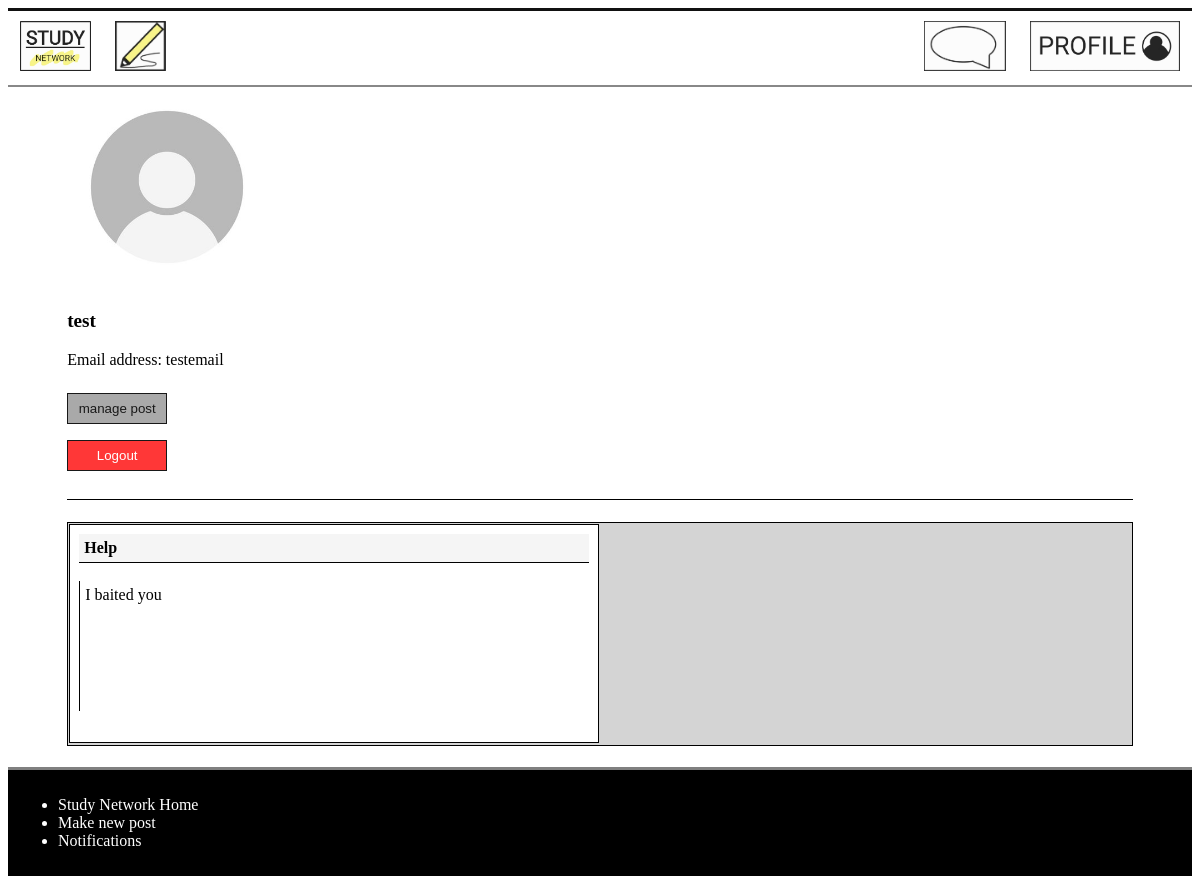
Page /profile/10 (signed in) on the earlier database version.
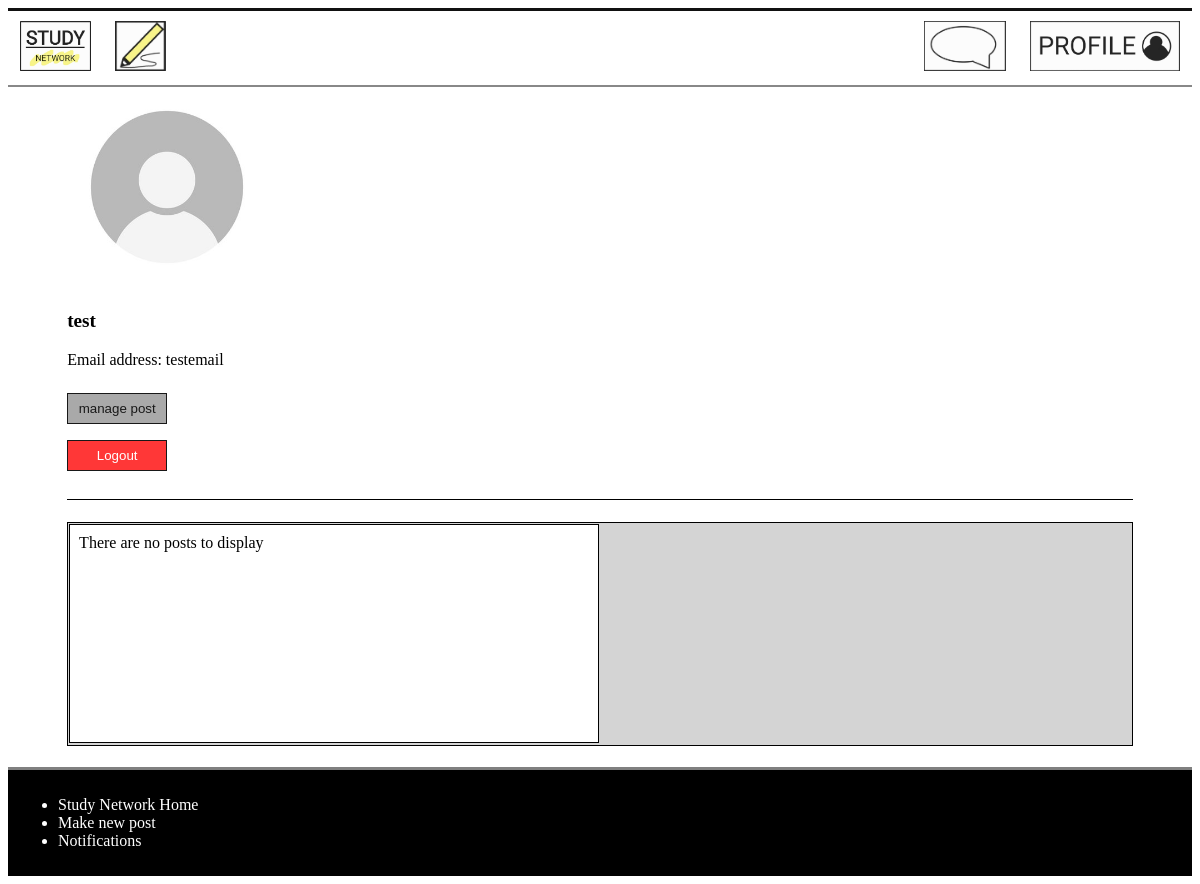
Same page on the later database version.
### models.py (models this page shows)
class User(db.Model):
    __tablename__ = 'User'
    id = db.Column(db.Integer, primary_key=True)
    username = db.Column(db.Text)
    email = db.Column(db.Text)
    password = db.Column(db.Text)
    user_post = db.relationship('Post', back_populates='post_user')
    notifications_user = db.relationship('Notification', back_populates='users_notification')
    users = db.relationship('Comment', back_populates='post')

class Post(db.Model):
    __tablename__ = 'Post'
    id = db.Column(db.Integer, primary_key=True)
    title = db.Column(db.Text)
    discussion = db.Column(db.Text)
    date = db.Column(db.Integer)
    comments = db.Column(db.Integer)
    user_id = db.Column(db.Integer, db.ForeignKey('User.id'))
    post_user = db.relationship('User', back_populates='user_post')
    replies_post = db.relationship('Reply', secondary=PostReply, back_populates='posts_reply')
    categories_post = db.relationship('Category', secondary=PostCategory, back_populates='posts_category')
    notifications_post = db.relationship('Notification', back_populates='posts_notification')
    posts = db.relationship('Comment', back_populates='user')

### main.py (the view)
@app.route('/profile/<int:id>')
def profile(id):
    user_info = models.User.query.filter_by(id = id).first_or_404()
    post_info = models.Post.query.filter_by(user_id = id).order_by(desc(models.Post.id)).all()
    if g.logged_in_user:
        logged_in_user_info = models.User.query.filter_by(id = session["logged_in_user"]).first_or_404()
        return render_template('profile.html', user=user_info, post=post_info, loginuser=logged_in_user_info)
    else:
        return render_template('profile.html', user=user_info, post=post_info)

### main.py (called while the page is built)
@app.context_processor
def notification_processor():
    if  g.logged_in_user:
        num_notification = models.Notification.query.filter_by(user_id = session["logged_in_user"]).all()
        if len(num_notification) > 99:
            return dict(num_notification = "99..") #When the number of notification is too big, it just shows 99+.
        else:
            return dict(num_notification = len(num_notification))
    else:
        return dict(num_notification = "No one is logged in")

@app.before_request
def before_request():
    g.logged_in_user = None
    if 'logged_in_user' in session:
        g.logged_in_user = session['logged_in_user']

### templates/profile.html (shortened to what this page needs)
{% extends 'layout.html' %}
{% block content %}
<main>
<div class="personal_info">
<img src="/static/logo/sampleProfile.jpg" alt="profile pic" width="200px" height="200px">
<p class="username"><strong>{{ user.username }}</strong></p>
{% if g.logged_in_user == user.id %}
    <p>Email address: {{ user.email }}</p>
    <div class="manage_profile">
        <button onclick="manageProfile()">manage post</button>
    </div>
    <div class="logout">
        <button onclick="window.location = 'http://127.0.0.1:5000/logout'" type="submit">Logout</button>
    </div>
{% endif %}
</div>
<div class="profile" id="pro">
{% if post %}
    {% for each_post in post %}
        {% if g.logged_in_user %}
            <p><a href="/delete_post/{{each_post.id}}"><img id=manageProfile src="/static/logo/red X.jpg" alt="click to delete"></a>
                <a class="title" href="/comment/{{each_post.id}}"><strong>{{each_post.title}}</strong></a><br>
            <a class="discussion" href="/comment/{{each_post.id}}">{{each_post.discussion}}</a></p>
        {% else %}
            <p><a class="title" href="/signin"><strong>{{each_post.title}}</strong></a><br>
            <a class="discussion" href="/signin">{{each_post.discussion}}</a></p>
        {% endif %}
    {% endfor %}
</div>
{% else %}
    <p>There are no posts to display</p>
{% endif %}
</main>
{% endblock %}

### templates/layout.html (shortened to what this page needs)
<!DOCTYPE html>
<html lang="en">
    <head>
        <link rel="stylesheet" href="/static/css/style.css">
    </head>
    <body>
        {% include 'nav.html' %}
        {% block content %}{% endblock %}
        {% include 'footer.html' %}
    </body>
</html>

### templates/nav.html
<nav>
<ul>
    <div class="size_adjust_div">
    <li><a href="/"><img src="/static/logo/Study_network - Copy.jpg" alt="Study Network Home"></a></li>
    {% if g.logged_in_user %}
        <li style = "float:right"><a class="logged_in" href="/profile/{{g.logged_in_user}}"><img src="/static//logo/KakaoTalk_20210802_114208981.jpg" alt="profile"></a></li>
        <li><a href="/post"><img src="/static/logo/KakaoTalk_20210729_123828148_01.jpg" alt="Post"></a></li>
        {% if num_notification != 0 %}
            <li style = "float:right" class="notification"><a href="/notification"><span><img src="/static/logo/notification.jpg" alt="notification"></span><span class="badge"> {{num_notification}} </span></a></li>
        {% else %}
            <li style = "float:right" class="notification"><a href="/notification"><span><img src="/static/logo/notification.jpg" alt="notification"></a></li>
        {% endif %}
    {% else %}
        <li style = "float:right"></listyle><a class="logged_in" href="/signin"><img src="/static/logo/KakaoTalk_20210802_113545184.jpg" alt="sign in"></a></li>
    {% endif %}
    </div>
</ul>
</nav>

### templates/footer.html
<footer>
    <ul>
        <div class="size_adjust_div">
        <li><a href="/">Study Network Home</a></li>
        <li><a href="/post">Make new post</a></li>
        <li><a href="/notification">Notifications</a></li>
        </div>
    </ul>
</footer>

### static/css/style.css (style rules this page uses)
a { text-decoration: none; color: #111; }
body main { display: block; max-width: 90%; margin-left: 5%; }
nav ul { list-style-type: none; margin: 0; padding: 0; overflow: hidden; background-color: white; border-bottom: 2px solid #888; border-top: 3px solid #111; width: 100%; }
nav li:not(.logged_in) { float: left; }
nav li a { display: block; color: black; text-align: center; padding: 10px 12px; text-decoration: none; }
nav li a img { width: 100%; height: 50px; }
nav .notification { position: relative; }
footer { list-style-type: none; margin: 0; padding: 10px; overflow: hidden; background-color: black; border-top: 3px solid grey; }
footer ul li { color: white; }
footer ul li a { color: white; }
.profile { display: grid; grid-template-columns: 100%; overflow:auto; grid-row: black; border: 1px solid black; background-color: rgb(212, 212, 212); margin: 2% 0; }
.profile p { height: 200px; padding: 1.6666666666%; border: 1px solid black; overflow:scroll; margin: 0.2%; background-color: white; }
.personal_info { border-bottom: 1px solid black; padding-bottom: 20px; }
.username { font-size: larger; }
.logout button { color: white; background-color: rgb(255, 34, 34); width: 100px; height: auto; border: 1px solid black; cursor: pointer; padding: 7px 10px; margin: 8px 0; opacity: 0.9; }
.manage_profile button { color: black; background-color: rgb(160, 160, 160); width: 100px; height: auto; border: 1px solid black; cursor: pointer; padding: 7px 10px; margin: 8px 0; opacity: 0.9; }
@media screen and (min-width: 600px) { .profile { grid-template-columns: 50% 50% } }

Differences in the rows shown:
removed Post: title "Help", discussion "I baited you"
Other differences:
text now shown: "There are no posts to display"
